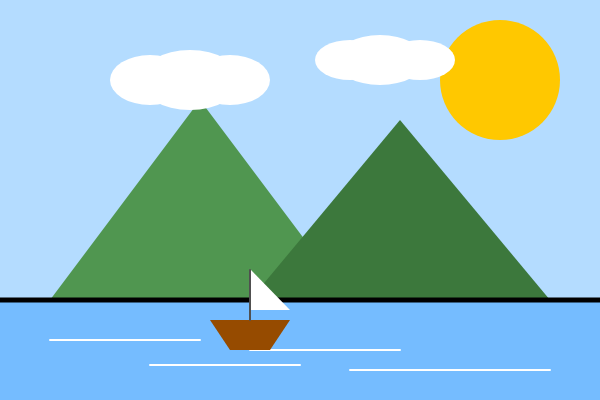
Frame 1 (no input)
Frame 60 (no input): identical to frame 1, image omitted
Frame 120 (the mouse pressed at the canvas centre since frame 60): identical to frame 1, image omitted

The p5.js sketch that drew this single still picture (run headless with seeded random() and noise() and a simulated clock; from frame 60 on, the mouse is pressed at the canvas centre):

// p5.js sketch
// ── sketch.js
function setup() {
  createCanvas(600, 400);
}

function draw() {
  background(180, 220, 255); // 하늘

  // 태양
  noStroke();
  fill(255, 200, 0);
  ellipse(500, 80, 120, 120);

  // 산들
  fill(80, 150, 80);
  triangle(50, 300, 200, 100, 350, 300);

  fill(60, 120, 60);
  triangle(250, 300, 400, 120, 550, 300);

  // 호수
  fill(100, 180, 255, 200);
  rect(0, 300, 600, 100);

  // 경계선
  stroke(0);
  strokeWeight(5);
  line(0, 300, 600, 300);

  // 구름
  noStroke();
  fill(255);
  ellipse(150, 80, 80, 50);
  ellipse(190, 80, 100, 60);
  ellipse(230, 80, 80, 50);

  ellipse(350, 60, 70, 40);
  ellipse(380, 60, 90, 50);
  ellipse(420, 60, 70, 40);

  // 물결
  stroke(255);
  strokeWeight(2);
  line(50, 340, 200, 340);
  line(250, 350, 400, 350);
  line(150, 365, 300, 365);
  line(350, 370, 550, 370);

  // 배 몸통
  noStroke();
  fill(150, 75, 0);
  quad(210, 320, 290, 320, 270, 350, 230, 350);

  // 돛대
  stroke(80);
  strokeWeight(2);
  line(250, 270, 250, 320); // 몸통과 띄워줌

  // 돛 (높이를 줄인 삼각형)
  noStroke();
  fill(255);
  triangle(251, 270, 251, 310, 290, 310); // 아랫부분 짧고 자연스러운 돛
}
